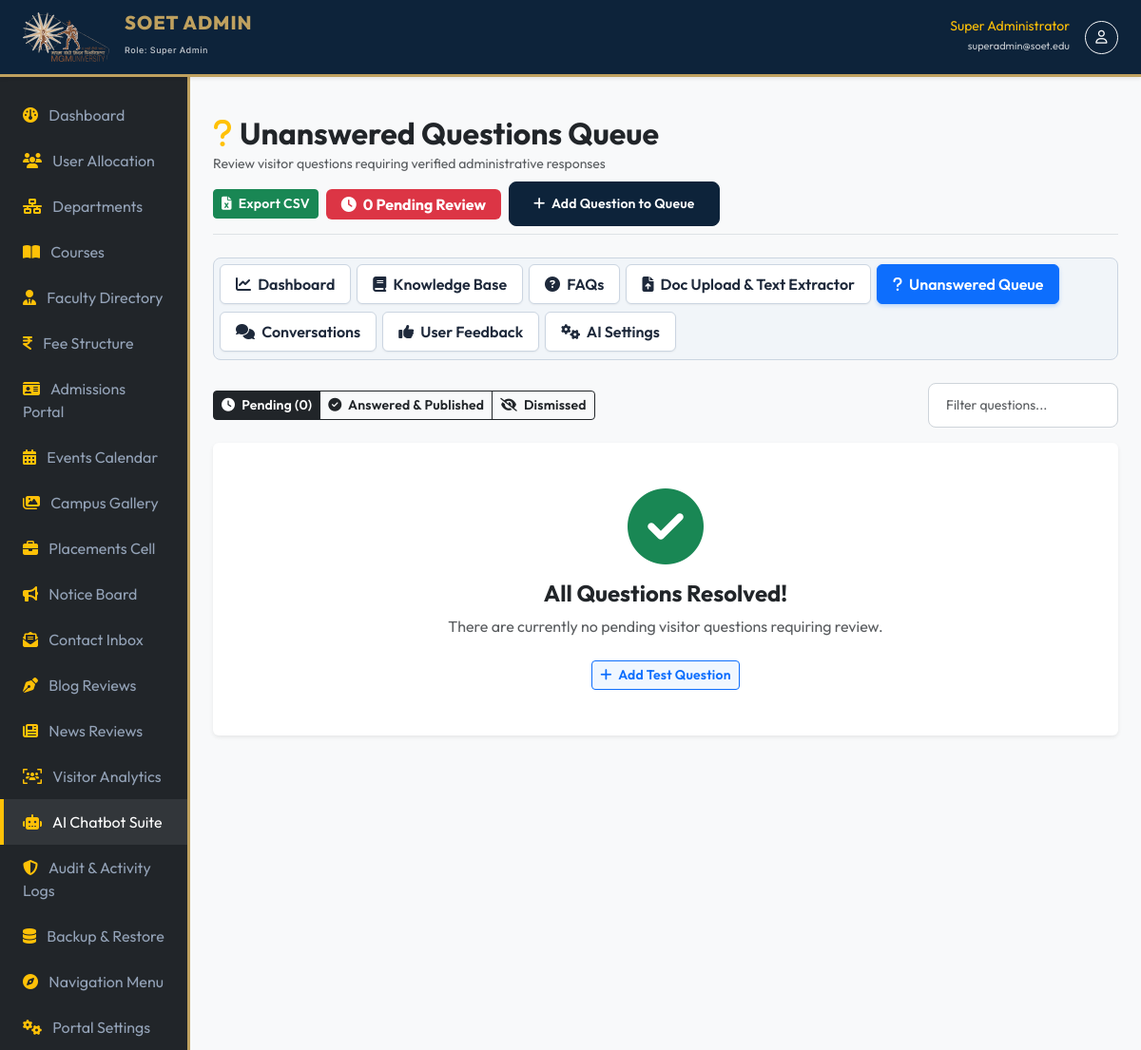
The page /admin/ai-chatbot/unanswered.php (signed in) on the database as committed earlier.
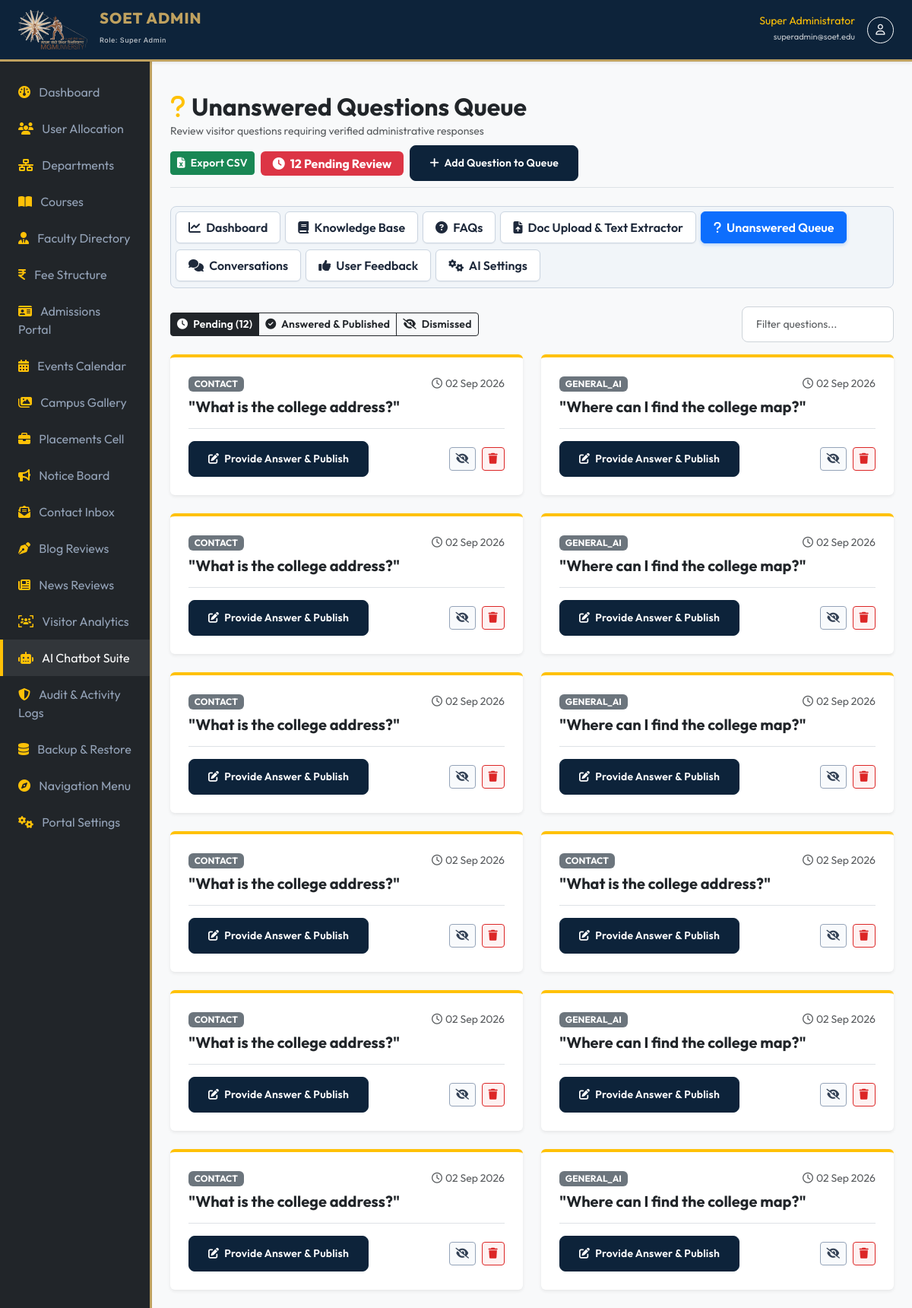
The same page on the database as committed later.
### tables this page shows
CREATE TABLE `unanswered_questions` (
  `id` int(11) NOT NULL AUTO_INCREMENT,
  `session_id` int(11) DEFAULT NULL,
  `question` varchar(255) NOT NULL,
  `category` varchar(50) DEFAULT 'general',
  `confidence` decimal(5,2) DEFAULT 0.00,
  `status` enum('pending','answered','dismissed') DEFAULT 'pending',
  `admin_response` text DEFAULT NULL,
  `created_at` timestamp NOT NULL DEFAULT current_timestamp(),
  PRIMARY KEY (`id`),
  KEY `session_id` (`session_id`),
  CONSTRAINT `unanswered_questions_ibfk_1` FOREIGN KEY (`session_id`) REFERENCES `chat_sessions` (`id`) ON DELETE SET NULL
);

### core/Database.php (called while the page is built, shortened)
<?php
class Database
{
    private static ?Database $instance = null;
    private PDO $pdo;
    private function __construct()
    {
        $options = [
            PDO::ATTR_ERRMODE            => PDO::ERRMODE_EXCEPTION,
            PDO::ATTR_DEFAULT_FETCH_MODE => PDO::FETCH_ASSOC,
            PDO::ATTR_EMULATE_PREPARES   => false,
            PDO::ATTR_TIMEOUT            => 3,
        ];
        $primaryHost = defined('DB_HOST') ? DB_HOST : '127.0.0.1;port=3307';
        $dbName = defined('DB_NAME') ? DB_NAME : 'soet_college';
        $dbUser = defined('DB_USER') ? DB_USER : 'root';
        $dbPass = defined('DB_PASS') ? DB_PASS : '';
        $charset = defined('DB_CHARSET') ? DB_CHARSET : 'utf8mb4';
        $dsnCandidates = [
            'mysql:host=' . $primaryHost . ';dbname=' . $dbName . ';charset=' . $charset,
            'mysql:host=127.0.0.1;port=3307;dbname=' . $dbName . ';charset=' . $charset,
            'mysql:host=127.0.0.1;port=3306;dbname=' . $dbName . ';charset=' . $charset,
            'mysql:host=localhost;dbname=' . $dbName . ';charset=' . $charset,
            'mysql:host=127.0.0.1;dbname=' . $dbName . ';charset=' . $charset
        ];
        foreach (array_unique($dsnCandidates) as $dsn) {
            try {
                $this->pdo = new PDO($dsn, $dbUser, $dbPass, $options);
                return;
            } catch (PDOException $e) {
                $lastException = $e;
            }
        }
    }
    public static function getInstance(): Database
    {
        if (self::$instance === null) {
            self::$instance = new self();
        }
        return self::$instance;
    }
    public function query(string $sql, array $params = []): PDOStatement
    {
        $stmt = $this->pdo->prepare($sql);
        $stmt->execute($params);
        return $stmt;
    }
    public function fetchAll(string $sql, array $params = []): array
    {
        return $this->query($sql, $params)->fetchAll();
    }
}

### includes/functions.php (called while the page is built, shortened)
<?php
function formatDate(?string $date, string $format = 'd M Y'): string
{
    return date($format, strtotime($date));
}

### admin/ai-chatbot/unanswered.php (the view, shortened to what the rows shown need)
<?php
$db = Database::getInstance();
include_once __DIR__ . '/../../admin/includes/header.php';
$statusFilter = isset($_GET['status']) ? $_GET['status'] : 'pending';
$questionsList = $db->fetchAll("SELECT * FROM unanswered_questions WHERE status = ? ORDER BY created_at DESC", [$statusFilter]);
?>
<div class="d-flex justify-content-between align-items-center pt-3 pb-2 mb-4 border-bottom flex-wrap gap-2">
    <div>
        <h1 class="h2 fw-bold text-primary-color mb-0"><i class="fa-solid fa-question text-warning me-2"></i>Unanswered Questions Queue</h1>
    </div>
</div>
<?php if (empty($questionsList)): ?>
    <div class="card border-0 shadow-sm p-5 text-center">
        <i class="fa-solid fa-circle-check text-success display-1 mb-3"></i>
        <h4 class="fw-bold">All Questions Resolved!</h4>
        <p class="text-muted">There are currently no <?php echo $statusFilter; ?> visitor questions requiring review.</p>
        <div class="mt-2">
            <button type="button" class="btn btn-outline-primary btn-sm fw-bold" data-bs-toggle="modal" data-bs-target="#modalAddUnanswered">
                <i class="fa-solid fa-plus me-1"></i> Add Test Question
            </button>
        </div>
    </div>
<?php else: ?>
    <div class="row g-4" id="questionsGrid">
        <?php foreach ($questionsList as $q): ?>
            <div class="col-md-6 question-card-col" data-text="<?php echo strtolower(htmlspecialchars($q['question'] . ' ' . $q['category'])); ?>">
                <div class="card border-0 shadow-sm p-4 h-100 border-top border-4 <?php echo $q['status'] === 'pending' ? 'border-warning' : ($q['status'] === 'answered' ? 'border-success' : 'border-secondary'); ?>">
                    <div class="d-flex justify-content-between align-items-center mb-2">
                        <span class="badge bg-secondary text-uppercase"><?php echo htmlspecialchars($q['category']); ?></span>
                        <small class="text-muted"><i class="fa-regular fa-clock me-1"></i><?php echo formatDate($q['created_at']); ?></small>
                    </div>
                    <h5 class="fw-bold text-primary-color mb-3">"<?php echo htmlspecialchars($q['question']); ?>"</h5>
                    <div class="mt-auto pt-3 border-top d-flex justify-content-between align-items-center">
                        <button type="button" class="btn btn-primary btn-sm fw-bold" data-bs-toggle="modal" data-bs-target="#modalAnswer<?php echo $q['id']; ?>">
                            <i class="fa-solid fa-pen-to-square me-1"></i> <?php echo $q['status'] === 'answered' ? 'Update Answer' : 'Provide Answer & Publish'; ?>
                        </button>
                        <div>
                            <?php if ($q['status'] === 'pending'): ?>
                                <a href="unanswered.php?action=dismiss&id=<?php echo $q['id']; ?>" class="btn btn-outline-secondary btn-sm me-1" title="Dismiss"><i class="fa-solid fa-eye-slash"></i></a>
                            <?php endif; ?>
                            <a href="unanswered.php?action=delete&id=<?php echo $q['id']; ?>" class="btn btn-outline-danger btn-sm" onclick="return confirm('Delete this question?');" title="Delete"><i class="fa-solid fa-trash"></i></a>
                        </div>
                    </div>
                </div>
            </div>
        <?php endforeach; ?>
    </div>
<?php endif; ?>
<?php include_once __DIR__ . '/../../admin/includes/footer.php'; ?>

Rows that differ between the two databases and show on the page:
added unanswered_questions: category "CONTACT", created_at "02 Sep 2026", question "What is the college address?", status "Provide Answer & Publish"
added unanswered_questions: category "GENERAL_AI", created_at "02 Sep 2026", question "Where can I find the college map?", status "Provide Answer & Publish"
added unanswered_questions: category "CONTACT", created_at "02 Sep 2026", question "What is the college address?", status "Provide Answer & Publish"
added unanswered_questions: category "GENERAL_AI", created_at "02 Sep 2026", question "Where can I find the college map?", status "Provide Answer & Publish"
added unanswered_questions: category "CONTACT", created_at "02 Sep 2026", question "What is the college address?", status "Provide Answer & Publish"
added unanswered_questions: category "GENERAL_AI", created_at "02 Sep 2026", question "Where can I find the college map?", status "Provide Answer & Publish"
added unanswered_questions: category "CONTACT", created_at "02 Sep 2026", question "What is the college address?", status "Provide Answer & Publish"
added unanswered_questions: category "CONTACT", created_at "02 Sep 2026", question "What is the college address?", status "Provide Answer & Publish"
added unanswered_questions: category "CONTACT", created_at "02 Sep 2026", question "What is the college address?", status "Provide Answer & Publish"
added unanswered_questions: category "GENERAL_AI", created_at "02 Sep 2026", question "Where can I find the college map?", status "Provide Answer & Publish"
added unanswered_questions: category "CONTACT", created_at "02 Sep 2026", question "What is the college address?", status "Provide Answer & Publish"
added unanswered_questions: category "GENERAL_AI", created_at "02 Sep 2026", question "Where can I find the college map?", status "Provide Answer & Publish"
Other text that changed with them:
$pendingCount: "0" → "12"
$statusFilter: "pending" → (not shown)
text no longer shown: "All Questions Resolved! There are currently no visitor questions requiring review. Add Test Question"
